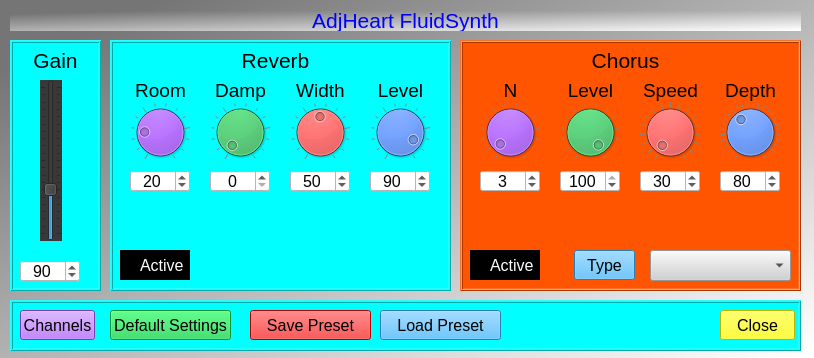
<?xml version="1.0" encoding="UTF-8"?>
<ui version="4.0">
 <class>Dialog_AdjFluidSynth</class>
 <widget class="QDialog" name="Dialog_AdjFluidSynth">
  <property name="geometry">
   <rect>
    <x>0</x>
    <y>0</y>
    <width>814</width>
    <height>358</height>
   </rect>
  </property>
  <property name="windowTitle">
   <string>Dialog</string>
  </property>
  <property name="styleSheet">
   <string notr="true">background-color: qlineargradient(spread:pad, x1:0.0795909, y1:0.119, x2:0.983, y2:0.998455, stop:0 rgba(117, 117, 117, 255), stop:1 rgba(255, 255, 255, 255));
border-color: rgb(0, 0, 0);</string>
  </property>
  <widget class="QFrame" name="frame">
   <property name="geometry">
    <rect>
     <x>110</x>
     <y>40</y>
     <width>341</width>
     <height>251</height>
    </rect>
   </property>
   <property name="font">
    <font>
     <pointsize>12</pointsize>
    </font>
   </property>
   <property name="styleSheet">
    <string notr="true">background-color: rgb(0, 255, 255);</string>
   </property>
   <property name="frameShape">
    <enum>QFrame::Box</enum>
   </property>
   <property name="frameShadow">
    <enum>QFrame::Raised</enum>
   </property>
   <property name="lineWidth">
    <number>1</number>
   </property>
   <property name="midLineWidth">
    <number>1</number>
   </property>
   <widget class="QDial" name="dial_adjFluidSynth_Reverb_Room">
    <property name="geometry">
     <rect>
      <x>20</x>
      <y>60</y>
      <width>60</width>
      <height>64</height>
     </rect>
    </property>
    <property name="styleSheet">
     <string notr="true">background-color: rgb(170, 85, 255);</string>
    </property>
    <property name="maximum">
     <number>100</number>
    </property>
    <property name="value">
     <number>20</number>
    </property>
    <property name="wrapping">
     <bool>false</bool>
    </property>
    <property name="notchTarget">
     <double>8.000000000000000</double>
    </property>
    <property name="notchesVisible">
     <bool>true</bool>
    </property>
   </widget>
   <widget class="QDial" name="dial_adjFluidSynth_Reverb_Damp">
    <property name="geometry">
     <rect>
      <x>100</x>
      <y>60</y>
      <width>60</width>
      <height>64</height>
     </rect>
    </property>
    <property name="styleSheet">
     <string notr="true">background-color: rgb(22, 207, 75);</string>
    </property>
    <property name="maximum">
     <number>100</number>
    </property>
    <property name="wrapping">
     <bool>false</bool>
    </property>
    <property name="notchTarget">
     <double>8.000000000000000</double>
    </property>
    <property name="notchesVisible">
     <bool>true</bool>
    </property>
   </widget>
   <widget class="QDial" name="dial_adjFluidSynth_Reverb_Width">
    <property name="geometry">
     <rect>
      <x>180</x>
      <y>60</y>
      <width>60</width>
      <height>64</height>
     </rect>
    </property>
    <property name="styleSheet">
     <string notr="true">background-color: rgb(255, 0, 0);</string>
    </property>
    <property name="maximum">
     <number>100</number>
    </property>
    <property name="value">
     <number>50</number>
    </property>
    <property name="wrapping">
     <bool>false</bool>
    </property>
    <property name="notchTarget">
     <double>8.000000000000000</double>
    </property>
    <property name="notchesVisible">
     <bool>true</bool>
    </property>
   </widget>
   <widget class="QDial" name="dial_adjFluidSynth_Reverb_Leval">
    <property name="geometry">
     <rect>
      <x>260</x>
      <y>60</y>
      <width>60</width>
      <height>64</height>
     </rect>
    </property>
    <property name="styleSheet">
     <string notr="true">background-color: rgb(0, 85, 255);</string>
    </property>
    <property name="maximum">
     <number>100</number>
    </property>
    <property name="value">
     <number>90</number>
    </property>
    <property name="wrapping">
     <bool>false</bool>
    </property>
    <property name="notchTarget">
     <double>8.000000000000000</double>
    </property>
    <property name="notchesVisible">
     <bool>true</bool>
    </property>
   </widget>
   <widget class="QSpinBox" name="spinBox_adjFluidSynth_Reverb_Damp">
    <property name="geometry">
     <rect>
      <x>100</x>
      <y>130</y>
      <width>60</width>
      <height>22</height>
     </rect>
    </property>
    <property name="font">
     <font>
      <pointsize>12</pointsize>
     </font>
    </property>
    <property name="styleSheet">
     <string notr="true">background-color: rgb(255, 255, 255);</string>
    </property>
    <property name="alignment">
     <set>Qt::AlignCenter</set>
    </property>
    <property name="value">
     <number>0</number>
    </property>
   </widget>
   <widget class="QSpinBox" name="spinBox_adjFluidSynth_Reverb_Width">
    <property name="geometry">
     <rect>
      <x>180</x>
      <y>130</y>
      <width>60</width>
      <height>22</height>
     </rect>
    </property>
    <property name="font">
     <font>
      <pointsize>12</pointsize>
     </font>
    </property>
    <property name="styleSheet">
     <string notr="true">background-color: rgb(255, 255, 255);</string>
    </property>
    <property name="alignment">
     <set>Qt::AlignCenter</set>
    </property>
    <property name="value">
     <number>50</number>
    </property>
   </widget>
   <widget class="QSpinBox" name="spinBox_adjFluidSynth_Reverb_Level">
    <property name="geometry">
     <rect>
      <x>260</x>
      <y>130</y>
      <width>60</width>
      <height>22</height>
     </rect>
    </property>
    <property name="font">
     <font>
      <pointsize>12</pointsize>
     </font>
    </property>
    <property name="styleSheet">
     <string notr="true">background-color: rgb(255, 255, 255);</string>
    </property>
    <property name="alignment">
     <set>Qt::AlignCenter</set>
    </property>
    <property name="value">
     <number>90</number>
    </property>
   </widget>
   <widget class="QSpinBox" name="spinBox_adjFluidSynth_Reverb_Room">
    <property name="geometry">
     <rect>
      <x>20</x>
      <y>130</y>
      <width>60</width>
      <height>22</height>
     </rect>
    </property>
    <property name="font">
     <font>
      <pointsize>12</pointsize>
     </font>
    </property>
    <property name="styleSheet">
     <string notr="true">background-color: rgb(255, 255, 255);</string>
    </property>
    <property name="alignment">
     <set>Qt::AlignCenter</set>
    </property>
    <property name="value">
     <number>20</number>
    </property>
   </widget>
   <widget class="QCheckBox" name="checkBox_adjFluidSynth_Reverb_Active">
    <property name="geometry">
     <rect>
      <x>10</x>
      <y>210</y>
      <width>70</width>
      <height>30</height>
     </rect>
    </property>
    <property name="font">
     <font>
      <pointsize>12</pointsize>
     </font>
    </property>
    <property name="styleSheet">
     <string notr="true">background-color: rgb(0, 0, 0);
color: rgb(255, 255, 255);</string>
    </property>
    <property name="text">
     <string>Active</string>
    </property>
   </widget>
   <widget class="QLabel" name="label">
    <property name="geometry">
     <rect>
      <x>120</x>
      <y>10</y>
      <width>91</width>
      <height>21</height>
     </rect>
    </property>
    <property name="font">
     <font>
      <pointsize>16</pointsize>
     </font>
    </property>
    <property name="text">
     <string>Reverb</string>
    </property>
    <property name="alignment">
     <set>Qt::AlignCenter</set>
    </property>
   </widget>
   <widget class="QLabel" name="label_2">
    <property name="geometry">
     <rect>
      <x>10</x>
      <y>40</y>
      <width>81</width>
      <height>21</height>
     </rect>
    </property>
    <property name="font">
     <font>
      <pointsize>14</pointsize>
     </font>
    </property>
    <property name="text">
     <string>Room</string>
    </property>
    <property name="alignment">
     <set>Qt::AlignCenter</set>
    </property>
   </widget>
   <widget class="QLabel" name="label_3">
    <property name="geometry">
     <rect>
      <x>100</x>
      <y>40</y>
      <width>61</width>
      <height>21</height>
     </rect>
    </property>
    <property name="font">
     <font>
      <pointsize>14</pointsize>
     </font>
    </property>
    <property name="text">
     <string>Damp</string>
    </property>
    <property name="alignment">
     <set>Qt::AlignCenter</set>
    </property>
   </widget>
   <widget class="QLabel" name="label_4">
    <property name="geometry">
     <rect>
      <x>180</x>
      <y>40</y>
      <width>61</width>
      <height>21</height>
     </rect>
    </property>
    <property name="font">
     <font>
      <pointsize>14</pointsize>
     </font>
    </property>
    <property name="text">
     <string>Width</string>
    </property>
    <property name="alignment">
     <set>Qt::AlignCenter</set>
    </property>
   </widget>
   <widget class="QLabel" name="label_5">
    <property name="geometry">
     <rect>
      <x>260</x>
      <y>40</y>
      <width>61</width>
      <height>21</height>
     </rect>
    </property>
    <property name="font">
     <font>
      <pointsize>14</pointsize>
     </font>
    </property>
    <property name="text">
     <string>Level</string>
    </property>
    <property name="alignment">
     <set>Qt::AlignCenter</set>
    </property>
   </widget>
  </widget>
  <widget class="QFrame" name="frame_2">
   <property name="geometry">
    <rect>
     <x>460</x>
     <y>40</y>
     <width>341</width>
     <height>251</height>
    </rect>
   </property>
   <property name="font">
    <font>
     <pointsize>12</pointsize>
    </font>
   </property>
   <property name="styleSheet">
    <string notr="true">background-color: rgb(255, 85, 0);</string>
   </property>
   <property name="frameShape">
    <enum>QFrame::Box</enum>
   </property>
   <property name="frameShadow">
    <enum>QFrame::Raised</enum>
   </property>
   <property name="lineWidth">
    <number>1</number>
   </property>
   <property name="midLineWidth">
    <number>1</number>
   </property>
   <widget class="QDial" name="dial_adjFluidSynth_Chorous_N">
    <property name="geometry">
     <rect>
      <x>20</x>
      <y>60</y>
      <width>60</width>
      <height>64</height>
     </rect>
    </property>
    <property name="styleSheet">
     <string notr="true">background-color: rgb(170, 85, 255);</string>
    </property>
    <property name="value">
     <number>3</number>
    </property>
    <property name="wrapping">
     <bool>false</bool>
    </property>
    <property name="notchTarget">
     <double>8.000000000000000</double>
    </property>
    <property name="notchesVisible">
     <bool>true</bool>
    </property>
   </widget>
   <widget class="QDial" name="dial_adjFluidSynth_Chorous_Level">
    <property name="geometry">
     <rect>
      <x>100</x>
      <y>60</y>
      <width>60</width>
      <height>64</height>
     </rect>
    </property>
    <property name="styleSheet">
     <string notr="true">background-color: rgb(22, 207, 75);</string>
    </property>
    <property name="maximum">
     <number>100</number>
    </property>
    <property name="value">
     <number>99</number>
    </property>
    <property name="wrapping">
     <bool>false</bool>
    </property>
    <property name="notchTarget">
     <double>8.000000000000000</double>
    </property>
    <property name="notchesVisible">
     <bool>true</bool>
    </property>
   </widget>
   <widget class="QDial" name="dial_adjFluidSynth_Chorous_Speed">
    <property name="geometry">
     <rect>
      <x>180</x>
      <y>60</y>
      <width>60</width>
      <height>64</height>
     </rect>
    </property>
    <property name="styleSheet">
     <string notr="true">background-color: rgb(255, 0, 0);</string>
    </property>
    <property name="minimum">
     <number>30</number>
    </property>
    <property name="maximum">
     <number>500</number>
    </property>
    <property name="value">
     <number>30</number>
    </property>
    <property name="wrapping">
     <bool>false</bool>
    </property>
    <property name="notchTarget">
     <double>30.000000000000000</double>
    </property>
    <property name="notchesVisible">
     <bool>true</bool>
    </property>
   </widget>
   <widget class="QDial" name="dial_adjFluidSynth_Chorous_Depth">
    <property name="geometry">
     <rect>
      <x>260</x>
      <y>60</y>
      <width>60</width>
      <height>64</height>
     </rect>
    </property>
    <property name="styleSheet">
     <string notr="true">background-color: rgb(0, 85, 255);</string>
    </property>
    <property name="maximum">
     <number>210</number>
    </property>
    <property name="value">
     <number>80</number>
    </property>
    <property name="wrapping">
     <bool>false</bool>
    </property>
    <property name="notchTarget">
     <double>8.000000000000000</double>
    </property>
    <property name="notchesVisible">
     <bool>true</bool>
    </property>
   </widget>
   <widget class="QSpinBox" name="spinBox_adjFluidSynth_Chorus_Level">
    <property name="geometry">
     <rect>
      <x>100</x>
      <y>130</y>
      <width>60</width>
      <height>22</height>
     </rect>
    </property>
    <property name="font">
     <font>
      <pointsize>12</pointsize>
     </font>
    </property>
    <property name="styleSheet">
     <string notr="true">background-color: rgb(255, 255, 255);</string>
    </property>
    <property name="alignment">
     <set>Qt::AlignCenter</set>
    </property>
    <property name="maximum">
     <number>100</number>
    </property>
    <property name="value">
     <number>100</number>
    </property>
   </widget>
   <widget class="QSpinBox" name="spinBox_adjFluidSynth_Chorus_Speed">
    <property name="geometry">
     <rect>
      <x>180</x>
      <y>130</y>
      <width>60</width>
      <height>22</height>
     </rect>
    </property>
    <property name="font">
     <font>
      <pointsize>12</pointsize>
     </font>
    </property>
    <property name="styleSheet">
     <string notr="true">background-color: rgb(255, 255, 255);</string>
    </property>
    <property name="alignment">
     <set>Qt::AlignCenter</set>
    </property>
    <property name="value">
     <number>30</number>
    </property>
   </widget>
   <widget class="QSpinBox" name="spinBox_adjFluidSynth_Chorus_Depth">
    <property name="geometry">
     <rect>
      <x>260</x>
      <y>130</y>
      <width>60</width>
      <height>22</height>
     </rect>
    </property>
    <property name="font">
     <font>
      <pointsize>12</pointsize>
     </font>
    </property>
    <property name="styleSheet">
     <string notr="true">background-color: rgb(255, 255, 255);</string>
    </property>
    <property name="alignment">
     <set>Qt::AlignCenter</set>
    </property>
    <property name="value">
     <number>80</number>
    </property>
   </widget>
   <widget class="QSpinBox" name="spinBox_adjFluidSynth_Chorus_N">
    <property name="geometry">
     <rect>
      <x>20</x>
      <y>130</y>
      <width>60</width>
      <height>22</height>
     </rect>
    </property>
    <property name="font">
     <font>
      <pointsize>12</pointsize>
     </font>
    </property>
    <property name="styleSheet">
     <string notr="true">background-color: rgb(255, 255, 255);</string>
    </property>
    <property name="alignment">
     <set>Qt::AlignCenter</set>
    </property>
    <property name="value">
     <number>3</number>
    </property>
   </widget>
   <widget class="QCheckBox" name="checkBox_adjFluidSynth_Chorus_Active">
    <property name="geometry">
     <rect>
      <x>10</x>
      <y>210</y>
      <width>70</width>
      <height>30</height>
     </rect>
    </property>
    <property name="font">
     <font>
      <pointsize>12</pointsize>
     </font>
    </property>
    <property name="styleSheet">
     <string notr="true">background-color: rgb(0, 0, 0);
color: rgb(255, 255, 255);</string>
    </property>
    <property name="text">
     <string>Active</string>
    </property>
   </widget>
   <widget class="QLabel" name="label_6">
    <property name="geometry">
     <rect>
      <x>120</x>
      <y>10</y>
      <width>91</width>
      <height>21</height>
     </rect>
    </property>
    <property name="font">
     <font>
      <pointsize>16</pointsize>
     </font>
    </property>
    <property name="text">
     <string>Chorus</string>
    </property>
    <property name="alignment">
     <set>Qt::AlignCenter</set>
    </property>
   </widget>
   <widget class="QLabel" name="label_7">
    <property name="geometry">
     <rect>
      <x>10</x>
      <y>40</y>
      <width>81</width>
      <height>21</height>
     </rect>
    </property>
    <property name="font">
     <font>
      <pointsize>14</pointsize>
     </font>
    </property>
    <property name="text">
     <string>N</string>
    </property>
    <property name="alignment">
     <set>Qt::AlignCenter</set>
    </property>
   </widget>
   <widget class="QLabel" name="label_8">
    <property name="geometry">
     <rect>
      <x>100</x>
      <y>40</y>
      <width>61</width>
      <height>21</height>
     </rect>
    </property>
    <property name="font">
     <font>
      <pointsize>14</pointsize>
     </font>
    </property>
    <property name="text">
     <string>Level</string>
    </property>
    <property name="alignment">
     <set>Qt::AlignCenter</set>
    </property>
   </widget>
   <widget class="QLabel" name="label_9">
    <property name="geometry">
     <rect>
      <x>180</x>
      <y>40</y>
      <width>61</width>
      <height>21</height>
     </rect>
    </property>
    <property name="font">
     <font>
      <pointsize>14</pointsize>
     </font>
    </property>
    <property name="text">
     <string>Speed</string>
    </property>
    <property name="alignment">
     <set>Qt::AlignCenter</set>
    </property>
   </widget>
   <widget class="QLabel" name="label_10">
    <property name="geometry">
     <rect>
      <x>260</x>
      <y>40</y>
      <width>61</width>
      <height>21</height>
     </rect>
    </property>
    <property name="font">
     <font>
      <pointsize>14</pointsize>
     </font>
    </property>
    <property name="text">
     <string>Depth</string>
    </property>
    <property name="alignment">
     <set>Qt::AlignCenter</set>
    </property>
   </widget>
   <widget class="QComboBox" name="comboBox_adjFluidSynth_Chorus_Type">
    <property name="geometry">
     <rect>
      <x>190</x>
      <y>210</y>
      <width>141</width>
      <height>31</height>
     </rect>
    </property>
    <property name="font">
     <font>
      <pointsize>12</pointsize>
     </font>
    </property>
    <property name="styleSheet">
     <string notr="true">
border-color: rgb(0, 0, 0);
background-color: rgb(209, 209, 209);</string>
    </property>
    <property name="currentText">
     <string/>
    </property>
    <property name="currentIndex">
     <number>-1</number>
    </property>
    <property name="maxVisibleItems">
     <number>4</number>
    </property>
   </widget>
   <widget class="QPushButton" name="pushButton_adjFluidSynth_Chorus_Type">
    <property name="geometry">
     <rect>
      <x>114</x>
      <y>210</y>
      <width>61</width>
      <height>30</height>
     </rect>
    </property>
    <property name="font">
     <font>
      <pointsize>12</pointsize>
     </font>
    </property>
    <property name="styleSheet">
     <string notr="true">background-color: rgb(57, 176, 255);</string>
    </property>
    <property name="text">
     <string>Type</string>
    </property>
   </widget>
   <widget class="QFrame" name="frame_4">
    <property name="geometry">
     <rect>
      <x>0</x>
      <y>0</y>
      <width>341</width>
      <height>251</height>
     </rect>
    </property>
    <property name="font">
     <font>
      <pointsize>12</pointsize>
     </font>
    </property>
    <property name="styleSheet">
     <string notr="true">background-color: rgb(255, 85, 0);</string>
    </property>
    <property name="frameShape">
     <enum>QFrame::Box</enum>
    </property>
    <property name="frameShadow">
     <enum>QFrame::Raised</enum>
    </property>
    <property name="lineWidth">
     <number>1</number>
    </property>
    <property name="midLineWidth">
     <number>1</number>
    </property>
    <widget class="QDial" name="dial_adjFluidSynth_Chorous_N_2">
     <property name="geometry">
      <rect>
       <x>20</x>
       <y>60</y>
       <width>60</width>
       <height>64</height>
      </rect>
     </property>
     <property name="styleSheet">
      <string notr="true">background-color: rgb(170, 85, 255);</string>
     </property>
     <property name="value">
      <number>3</number>
     </property>
     <property name="wrapping">
      <bool>false</bool>
     </property>
     <property name="notchTarget">
      <double>8.000000000000000</double>
     </property>
     <property name="notchesVisible">
      <bool>true</bool>
     </property>
    </widget>
    <widget class="QDial" name="dial_adjFluidSynth_Chorous_Level_2">
     <property name="geometry">
      <rect>
       <x>100</x>
       <y>60</y>
       <width>60</width>
       <height>64</height>
      </rect>
     </property>
     <property name="styleSheet">
      <string notr="true">background-color: rgb(22, 207, 75);</string>
     </property>
     <property name="maximum">
      <number>100</number>
     </property>
     <property name="value">
      <number>99</number>
     </property>
     <property name="wrapping">
      <bool>false</bool>
     </property>
     <property name="notchTarget">
      <double>8.000000000000000</double>
     </property>
     <property name="notchesVisible">
      <bool>true</bool>
     </property>
    </widget>
    <widget class="QDial" name="dial_adjFluidSynth_Chorous_Speed_2">
     <property name="geometry">
      <rect>
       <x>180</x>
       <y>60</y>
       <width>60</width>
       <height>64</height>
      </rect>
     </property>
     <property name="styleSheet">
      <string notr="true">background-color: rgb(255, 0, 0);</string>
     </property>
     <property name="minimum">
      <number>30</number>
     </property>
     <property name="maximum">
      <number>500</number>
     </property>
     <property name="value">
      <number>30</number>
     </property>
     <property name="wrapping">
      <bool>false</bool>
     </property>
     <property name="notchTarget">
      <double>30.000000000000000</double>
     </property>
     <property name="notchesVisible">
      <bool>true</bool>
     </property>
    </widget>
    <widget class="QDial" name="dial_adjFluidSynth_Chorous_Depth_2">
     <property name="geometry">
      <rect>
       <x>260</x>
       <y>60</y>
       <width>60</width>
       <height>64</height>
      </rect>
     </property>
     <property name="styleSheet">
      <string notr="true">background-color: rgb(0, 85, 255);</string>
     </property>
     <property name="maximum">
      <number>210</number>
     </property>
     <property name="value">
      <number>80</number>
     </property>
     <property name="wrapping">
      <bool>false</bool>
     </property>
     <property name="notchTarget">
      <double>8.000000000000000</double>
     </property>
     <property name="notchesVisible">
      <bool>true</bool>
     </property>
    </widget>
    <widget class="QSpinBox" name="spinBox_adjFluidSynth_Chorus_Level_2">
     <property name="geometry">
      <rect>
       <x>100</x>
       <y>130</y>
       <width>60</width>
       <height>22</height>
      </rect>
     </property>
     <property name="font">
      <font>
       <pointsize>12</pointsize>
      </font>
     </property>
     <property name="styleSheet">
      <string notr="true">background-color: rgb(255, 255, 255);</string>
     </property>
     <property name="alignment">
      <set>Qt::AlignCenter</set>
     </property>
     <property name="maximum">
      <number>100</number>
     </property>
     <property name="value">
      <number>100</number>
     </property>
    </widget>
    <widget class="QSpinBox" name="spinBox_adjFluidSynth_Chorus_Speed_2">
     <property name="geometry">
      <rect>
       <x>180</x>
       <y>130</y>
       <width>60</width>
       <height>22</height>
      </rect>
     </property>
     <property name="font">
      <font>
       <pointsize>12</pointsize>
      </font>
     </property>
     <property name="styleSheet">
      <string notr="true">background-color: rgb(255, 255, 255);</string>
     </property>
     <property name="alignment">
      <set>Qt::AlignCenter</set>
     </property>
     <property name="value">
      <number>30</number>
     </property>
    </widget>
    <widget class="QSpinBox" name="spinBox_adjFluidSynth_Chorus_Depth_2">
     <property name="geometry">
      <rect>
       <x>260</x>
       <y>130</y>
       <width>60</width>
       <height>22</height>
      </rect>
     </property>
     <property name="font">
      <font>
       <pointsize>12</pointsize>
      </font>
     </property>
     <property name="styleSheet">
      <string notr="true">background-color: rgb(255, 255, 255);</string>
     </property>
     <property name="alignment">
      <set>Qt::AlignCenter</set>
     </property>
     <property name="value">
      <number>80</number>
     </property>
    </widget>
    <widget class="QSpinBox" name="spinBox_adjFluidSynth_Chorus_N_2">
     <property name="geometry">
      <rect>
       <x>20</x>
       <y>130</y>
       <width>60</width>
       <height>22</height>
      </rect>
     </property>
     <property name="font">
      <font>
       <pointsize>12</pointsize>
      </font>
     </property>
     <property name="styleSheet">
      <string notr="true">background-color: rgb(255, 255, 255);</string>
     </property>
     <property name="alignment">
      <set>Qt::AlignCenter</set>
     </property>
     <property name="value">
      <number>3</number>
     </property>
    </widget>
    <widget class="QCheckBox" name="checkBox_adjFluidSynth_Chorus_Active_2">
     <property name="geometry">
      <rect>
       <x>10</x>
       <y>210</y>
       <width>70</width>
       <height>30</height>
      </rect>
     </property>
     <property name="font">
      <font>
       <pointsize>12</pointsize>
      </font>
     </property>
     <property name="styleSheet">
      <string notr="true">background-color: rgb(0, 0, 0);
color: rgb(255, 255, 255);</string>
     </property>
     <property name="text">
      <string>Active</string>
     </property>
    </widget>
    <widget class="QLabel" name="label_11">
     <property name="geometry">
      <rect>
       <x>120</x>
       <y>10</y>
       <width>91</width>
       <height>21</height>
      </rect>
     </property>
     <property name="font">
      <font>
       <pointsize>16</pointsize>
      </font>
     </property>
     <property name="text">
      <string>Chorus</string>
     </property>
     <property name="alignment">
      <set>Qt::AlignCenter</set>
     </property>
    </widget>
    <widget class="QLabel" name="label_14">
     <property name="geometry">
      <rect>
       <x>10</x>
       <y>40</y>
       <width>81</width>
       <height>21</height>
      </rect>
     </property>
     <property name="font">
      <font>
       <pointsize>14</pointsize>
      </font>
     </property>
     <property name="text">
      <string>N</string>
     </property>
     <property name="alignment">
      <set>Qt::AlignCenter</set>
     </property>
    </widget>
    <widget class="QLabel" name="label_15">
     <property name="geometry">
      <rect>
       <x>100</x>
       <y>40</y>
       <width>61</width>
       <height>21</height>
      </rect>
     </property>
     <property name="font">
      <font>
       <pointsize>14</pointsize>
      </font>
     </property>
     <property name="text">
      <string>Level</string>
     </property>
     <property name="alignment">
      <set>Qt::AlignCenter</set>
     </property>
    </widget>
    <widget class="QLabel" name="label_16">
     <property name="geometry">
      <rect>
       <x>180</x>
       <y>40</y>
       <width>61</width>
       <height>21</height>
      </rect>
     </property>
     <property name="font">
      <font>
       <pointsize>14</pointsize>
      </font>
     </property>
     <property name="text">
      <string>Speed</string>
     </property>
     <property name="alignment">
      <set>Qt::AlignCenter</set>
     </property>
    </widget>
    <widget class="QLabel" name="label_17">
     <property name="geometry">
      <rect>
       <x>260</x>
       <y>40</y>
       <width>61</width>
       <height>21</height>
      </rect>
     </property>
     <property name="font">
      <font>
       <pointsize>14</pointsize>
      </font>
     </property>
     <property name="text">
      <string>Depth</string>
     </property>
     <property name="alignment">
      <set>Qt::AlignCenter</set>
     </property>
    </widget>
    <widget class="QComboBox" name="comboBox_adjFluidSynth_Chorus_Type_2">
     <property name="geometry">
      <rect>
       <x>190</x>
       <y>210</y>
       <width>141</width>
       <height>31</height>
      </rect>
     </property>
     <property name="font">
      <font>
       <pointsize>12</pointsize>
      </font>
     </property>
     <property name="styleSheet">
      <string notr="true">
border-color: rgb(0, 0, 0);
background-color: rgb(209, 209, 209);</string>
     </property>
     <property name="currentText">
      <string/>
     </property>
     <property name="currentIndex">
      <number>-1</number>
     </property>
     <property name="maxVisibleItems">
      <number>4</number>
     </property>
    </widget>
    <widget class="QPushButton" name="pushButton_adjFluidSynth_Chorus_Type_2">
     <property name="geometry">
      <rect>
       <x>114</x>
       <y>210</y>
       <width>61</width>
       <height>30</height>
      </rect>
     </property>
     <property name="font">
      <font>
       <pointsize>12</pointsize>
      </font>
     </property>
     <property name="styleSheet">
      <string notr="true">background-color: rgb(57, 176, 255);</string>
     </property>
     <property name="text">
      <string>Type</string>
     </property>
    </widget>
   </widget>
  </widget>
  <widget class="QFrame" name="frame_3">
   <property name="geometry">
    <rect>
     <x>10</x>
     <y>40</y>
     <width>91</width>
     <height>251</height>
    </rect>
   </property>
   <property name="styleSheet">
    <string notr="true">background-color: rgb(0, 255, 255);</string>
   </property>
   <property name="frameShape">
    <enum>QFrame::Box</enum>
   </property>
   <property name="frameShadow">
    <enum>QFrame::Raised</enum>
   </property>
   <property name="midLineWidth">
    <number>1</number>
   </property>
   <widget class="QLabel" name="label_12">
    <property name="geometry">
     <rect>
      <x>10</x>
      <y>10</y>
      <width>71</width>
      <height>21</height>
     </rect>
    </property>
    <property name="font">
     <font>
      <pointsize>16</pointsize>
     </font>
    </property>
    <property name="text">
     <string>Gain</string>
    </property>
    <property name="alignment">
     <set>Qt::AlignCenter</set>
    </property>
   </widget>
   <widget class="QSpinBox" name="spinBox_adjFluidSynth_Gain">
    <property name="geometry">
     <rect>
      <x>10</x>
      <y>220</y>
      <width>60</width>
      <height>22</height>
     </rect>
    </property>
    <property name="font">
     <font>
      <pointsize>12</pointsize>
     </font>
    </property>
    <property name="styleSheet">
     <string notr="true">background-color: rgb(255, 255, 255);</string>
    </property>
    <property name="alignment">
     <set>Qt::AlignCenter</set>
    </property>
    <property name="value">
     <number>90</number>
    </property>
   </widget>
   <widget class="QSlider" name="verticalSlider_adjFluidSynth_Gain">
    <property name="geometry">
     <rect>
      <x>30</x>
      <y>40</y>
      <width>22</width>
      <height>161</height>
     </rect>
    </property>
    <property name="styleSheet">
     <string notr="true">background-color: rgb(56, 56, 56);</string>
    </property>
    <property name="maximum">
     <number>200</number>
    </property>
    <property name="value">
     <number>60</number>
    </property>
    <property name="orientation">
     <enum>Qt::Vertical</enum>
    </property>
    <property name="tickPosition">
     <enum>QSlider::TicksBothSides</enum>
    </property>
   </widget>
   <zorder>label_12</zorder>
   <zorder>verticalSlider_adjFluidSynth_Gain</zorder>
   <zorder>spinBox_adjFluidSynth_Gain</zorder>
  </widget>
  <widget class="QLabel" name="label_13">
   <property name="geometry">
    <rect>
     <x>10</x>
     <y>10</y>
     <width>791</width>
     <height>21</height>
    </rect>
   </property>
   <property name="font">
    <font>
     <pointsize>16</pointsize>
    </font>
   </property>
   <property name="autoFillBackground">
    <bool>false</bool>
   </property>
   <property name="styleSheet">
    <string notr="true">color: rgb(0, 0, 255);</string>
   </property>
   <property name="text">
    <string>AdjHeart FluidSynth</string>
   </property>
   <property name="alignment">
    <set>Qt::AlignCenter</set>
   </property>
  </widget>
  <widget class="QFrame" name="frame_5">
   <property name="geometry">
    <rect>
     <x>10</x>
     <y>300</y>
     <width>791</width>
     <height>51</height>
    </rect>
   </property>
   <property name="styleSheet">
    <string notr="true">background-color: rgb(0, 255, 255);</string>
   </property>
   <property name="frameShape">
    <enum>QFrame::Box</enum>
   </property>
   <property name="frameShadow">
    <enum>QFrame::Raised</enum>
   </property>
   <property name="midLineWidth">
    <number>1</number>
   </property>
   <widget class="QPushButton" name="pushButton_adjFluidSynth_Channels">
    <property name="geometry">
     <rect>
      <x>10</x>
      <y>10</y>
      <width>75</width>
      <height>30</height>
     </rect>
    </property>
    <property name="font">
     <font>
      <pointsize>12</pointsize>
     </font>
    </property>
    <property name="styleSheet">
     <string notr="true">background-color: rgb(170, 85, 255);</string>
    </property>
    <property name="text">
     <string>Channels</string>
    </property>
   </widget>
   <widget class="QPushButton" name="pushButton_adjFluidSynth_Close">
    <property name="geometry">
     <rect>
      <x>710</x>
      <y>10</y>
      <width>75</width>
      <height>30</height>
     </rect>
    </property>
    <property name="font">
     <font>
      <pointsize>12</pointsize>
     </font>
    </property>
    <property name="styleSheet">
     <string notr="true">background-color: rgb(255, 255, 0);</string>
    </property>
    <property name="text">
     <string>Close</string>
    </property>
   </widget>
   <widget class="QPushButton" name="pushButton_adjFluidSynth_Default_settings">
    <property name="geometry">
     <rect>
      <x>100</x>
      <y>10</y>
      <width>121</width>
      <height>30</height>
     </rect>
    </property>
    <property name="font">
     <font>
      <pointsize>12</pointsize>
     </font>
    </property>
    <property name="styleSheet">
     <string notr="true">background-color: rgb(22, 207, 75);</string>
    </property>
    <property name="text">
     <string>Default Settings</string>
    </property>
   </widget>
   <widget class="QPushButton" name="pushButton_adjFluidSynth_Save_preset">
    <property name="geometry">
     <rect>
      <x>240</x>
      <y>10</y>
      <width>121</width>
      <height>30</height>
     </rect>
    </property>
    <property name="font">
     <font>
      <pointsize>12</pointsize>
     </font>
    </property>
    <property name="styleSheet">
     <string notr="true">background-color: rgb(255, 0, 0);</string>
    </property>
    <property name="text">
     <string>Save Preset</string>
    </property>
   </widget>
   <widget class="QPushButton" name="pushButton_adjFluidSynth_Load_preset">
    <property name="geometry">
     <rect>
      <x>370</x>
      <y>10</y>
      <width>121</width>
      <height>30</height>
     </rect>
    </property>
    <property name="font">
     <font>
      <pointsize>12</pointsize>
     </font>
    </property>
    <property name="styleSheet">
     <string notr="true">background-color: rgb(57, 176, 255);</string>
    </property>
    <property name="text">
     <string>Load Preset</string>
    </property>
   </widget>
  </widget>
 </widget>
 <resources/>
 <connections/>
</ui>
